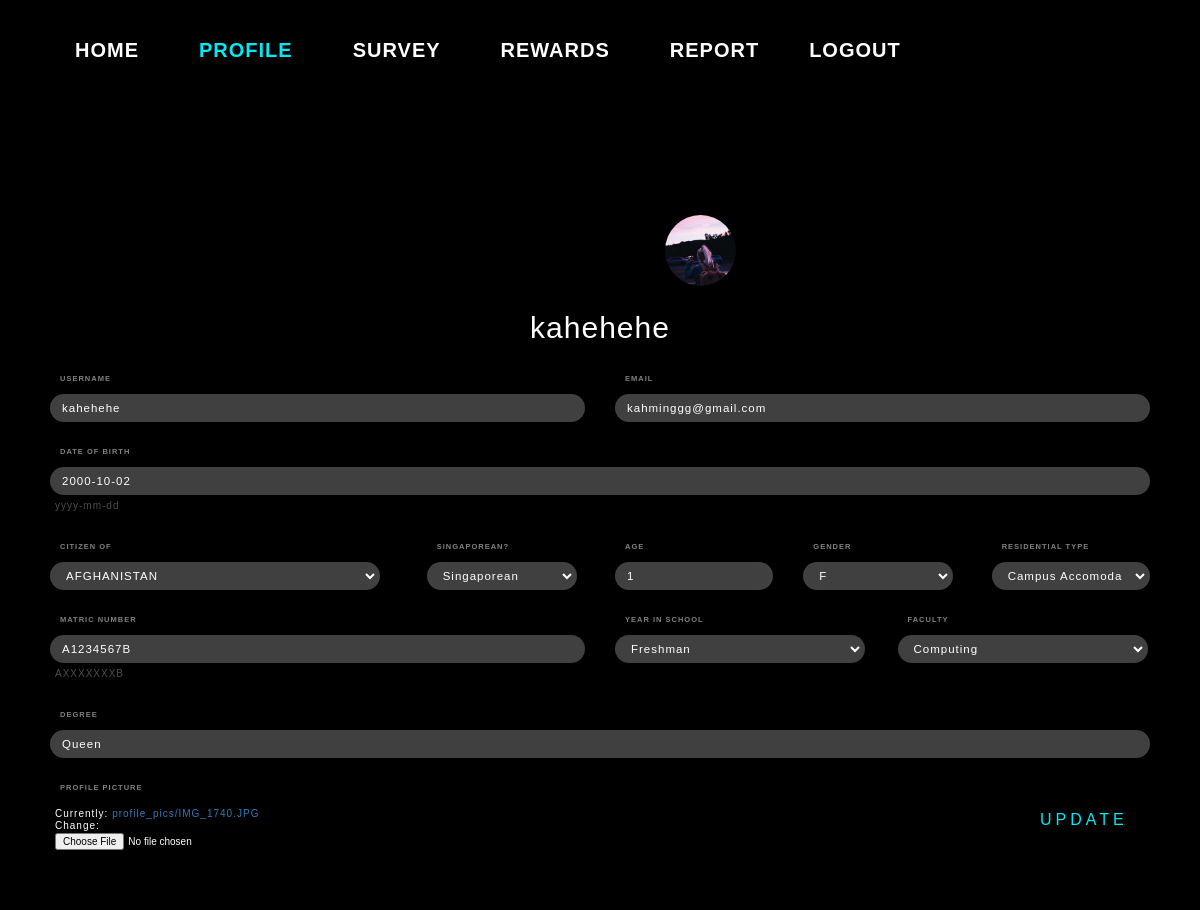
The page /accounts/profile/ (signed in) on the database its author committed.
### accounts/models.py (models this page shows, shortened)
class UserProfileInfo(models.Model):
    user = models.OneToOneField(User, on_delete=models.CASCADE)
    name = models.CharField('Full Name',max_length=200)
    matriculationNumber = models.CharField('Matric Number',
    max_length=10,help_text='AXXXXXXXB')
    age = models.IntegerField(null=True)
    dob = models.DateField('Date of Birth', help_text='yyyy-mm-dd',null=True)
    genderChoices = [('Female','F'),('Male','M')]
    gender = models.CharField(max_length=10, choices=genderChoices)
    email = models.EmailField(max_length=200, blank=False)
    portfolio_site = models.URLField(blank=True)
    profile_pic = models.ImageField(default='static/default.jpg', upload_to='profile_pics')
    countryChoices = [
    ('AFGHANISTAN', 'AFGHANISTAN'),
    ('ALBANIA', 'ALBANIA'),
    ('ALGERIA', 'ALGERIA'),
    ('AMERICAN SAMOA', 'AMERICAN SAMOA'),
    ('ANDORRA', 'ANDORRA'),
    ('ANGOLA', 'ANGOLA'),
    ('ANGUILLA', 'ANGUILLA'),
    ('ANTARCTICA', 'ANTARCTICA'),
    ('ANTIGUA AND BARBUDA', 'ANTIGUA AND BARBUDA'),
    ('ARGENTINA', 'ARGENTINA'),
    ('ARMENIA', 'ARMENIA'),
    ('ARUBA', 'ARUBA'),
    ('AUSTRALIA', 'AUSTRALIA'),
    ('AUSTRIA', 'AUSTRIA'),
    ('AZERBAIJAN', 'AZERBAIJAN'),
    ('BAHAMAS', 'BAHAMAS'),
    ('BAHRAIN', 'BAHRAIN'),
    ('BANGLADESH', 'BANGLADESH'),
    ('BARBADOS', 'BARBADOS'),
    ('BELARUS', 'BELARUS'),
    ('BELGIUM', 'BELGIUM'),
    ('BELIZE', 'BELIZE'),
    ('BENIN', 'BENIN'),
    ('BERMUDA', 'BERMUDA'),
    ('BHUTAN', 'BHUTAN'),
    ('BOLIVIA', 'BOLIVIA'),
    ('BOSNIA AND HERZEGOVINA', 'BOSNIA AND HERZEGOVINA'),
    ('BOTSWANA', 'BOTSWANA'),
    ('BOUVET ISLAND', 'BOUVET ISLAND'),
    ('BRAZIL', 'BRAZIL'),
    ('BRITISH INDIAN OCEAN TERRITORY', 'BRITISH INDIAN OCEAN TERRITORY'),
    ('BRUNEI DARUSSALAM', 'BRUNEI DARUSSALAM'),
    ('BULGARIA', 'BULGARIA'),
    ('BURKINA FASO', 'BURKINA FASO'),
    ('BURUNDI', 'BURUNDI'),
    ('CAMBODIA', 'CAMBODIA'),
    ('CAMEROON', 'CAMEROON'),
    ('CANADA', 'CANADA'),
    ('CAPE VERDE', 'CAPE VERDE'),
    ('CAYMAN ISLANDS', 'CAYMAN ISLANDS'),
    ('CENTRAL AFRICAN REPUBLIC', 'CENTRAL AFRICAN REPUBLIC'),
    ('CHAD', 'CHAD'),
    ('CHILE', 'CHILE'),
    ('CHINA', 'CHINA'),
    ('CHRISTMAS ISLAND', 'CHRISTMAS ISLAND'),
    ('COCOS (KEELING) ISLANDS', 'COCOS (KEELING) ISLANDS'),
    ('COLOMBIA', 'COLOMBIA'),
    ('COMOROS', 'COMOROS'),
    ('CONGO', 'CONGO'),
    ('CONGO, THE DEMOCRATIC REPUBLIC OF', 'CONGO, THE DEMOCRATIC REPUBLIC OF'),
    ('COOK ISLANDS', 'COOK ISLANDS'),
    ('COSTA RICA', 'COSTA RICA'),
    ("CÃ”TE D'IVOIRE", "CÃ”TE D'IVOIRE"),
    ('CROATIA', 'CROATIA'),
    ('CUBA', 'CUBA'),
    ('CYPRUS', 'CYPRUS'),
    ('CZECH REPUBLIC', 'CZECH REPUBLIC'),
    ('DENMARK', 'DENMARK'),
    ('DJIBOUTI', 'DJIBOUTI'),
    ('DOMINICA', 'DOMINICA'),
    ('DOMINICAN REPUBLIC', 'DOMINICAN REPUBLIC'),
    ('ECUADOR', 'ECUADOR'),
    ('EGYPT', 'EGYPT'),
    ('EL SALVADOR', 'EL SALVADOR'),
    ('EQUATORIAL GUINEA', 'EQUATORIAL GUINEA'),
    ('ERITREA', 'ERITREA'),
    ('ESTONIA', 'ESTONIA'),
    ('ETHIOPIA', 'ETHIOPIA'),
    ('FALKLAND ISLANDS (MALVINAS)', 'FALKLAND ISLANDS (MALVINAS)'),
    ('FAROE ISLANDS', 'FAROE ISLANDS'),
    ('FIJI', 'FIJI'),
    ('FINLAND', 'FINLAND'),
    ('FRANCE', 'FRANCE'),
    ('FRENCH GUIANA', 'FRENCH GUIANA'),
    ('FRENCH POLYNESIA', 'FRENCH POLYNESIA'),
    ('FRENCH SOUTHERN TERRITORIES', 'FRENCH SOUTHERN TERRITORIES'),
    ('GABON', 'GABON'),
    ('GAMBIA', 'GAMBIA'),
    ('GEORGIA', 'GEORGIA'),
    ('GERMANY', 'GERMANY'),
    ('GHANA', 'GHANA'),
    ('GIBRALTAR', 'GIBRALTAR'),
    ('GREECE', 'GREECE'),
    ('GREENLAND', 'GREENLAND'),
    ('GRENADA', 'GRENADA'),
    ('GUADELOUPE', 'GUADELOUPE'),
    ('GUAM', 'GUAM'),
    ('GUATEMALA', 'GUATEMALA'),
    ('GN', 'GUINEA'),
    ('GUYANA', 'GUYANA'),
    ('HAITI', 'HAITI'),
    ('HEARD ISLAND AND MCDONALD ISLANDS', 'HEARD ISLAND AND MCDONALD ISLANDS'),
    ('HONDURAS', 'HONDURAS'),
    ('HONG KONG', 'HONG KONG'),
    ('HUNGARY', 'HUNGARY'),
    ('ICELAND', 'ICELAND'),
    ('INDIA', 'INDIA'),
    ('INDONESIA', 'INDONESIA'),
    ('IRAN, ISLAMIC REPUBLIC OF', 'IRAN, ISLAMIC REPUBLIC OF'),
    ('IRAQ', 'IRAQ'),
    ('IRELAND', 'IRELAND'),
    ('ISRAEL', 'ISRAEL'),
    ('ITALY', 'ITALY'),
    ('JAMAICA', 'JAMAICA'),
    ('JAPAN', 'JAPAN'),
    ('JORDAN', 'JORDAN'),
    ('KAZAKHSTAN', 'KAZAKHSTAN'),
    ('KENYA', 'KENYA'),
    ('KIRIBATI', 'KIRIBATI'),
    ("KOREA, DEMOCRATIC PEOPLE'S REPUBLIC OF", "KOREA, DEMOCRATIC PEOPLE'S REPUBLIC OF"),
    ('KOREA, REPUBLIC OF', 'KOREA, REPUBLIC OF'),
    ('KUWAIT', 'KUWAIT'),
    ('KYRGYZSTAN', 'KYRGYZSTAN'),
    ("LAO PEOPLE'S DEMOCRATIC REPUBLIC", "LAO PEOPLE'S DEMOCRATIC REPUBLIC"),
    ('LATVIA', 'LATVIA'),
    ('LEBANON', 'LEBANON'),
    ('LESOTHO', 'LESOTHO'),
    ('LIBERIA', 'LIBERIA'),
    ('LIBYAN ARAB JAMAHIRIYA', 'LIBYAN ARAB JAMAHIRIYA'),
    ('LIECHTENSTEIN', 'LIECHTENSTEIN'),
    ('LITHUANIA', 'LITHUANIA'),
    ('LUXEMBOURG', 'LUXEMBOURG'),
    ('MACAO', 'MACAO'),
    ('MACEDONIA, THE FORMER YUGOSLAV REPUBLIC OF', 'MACEDONIA, THE FORMER YUGOSLAV REPUBLIC OF'),
    ('MADAGASCAR', 'MADAGASCAR'),
    ('MALAWI', 'MALAWI'),
    ('MALAYSIA', 'MALAYSIA'),
    ('MALDIVES', 'MALDIVES'),
    ('MALI', 'MALI'),
    ('MALTA', 'MALTA'),
    ('MARSHALL ISLANDS', 'MARSHALL ISLANDS'),
    ('MARTINIQUE', 'MARTINIQUE'),
    ('MAURITANIA', 'MAURITANIA'),
    ('MAURITIUS', 'MAURITIUS'),
    ('MAYOTTE', 'MAYOTTE'),
    ('MEXICO', 'MEXICO'),
    ('MICRONESIA, FEDERATED STATES OF', 'MICRONESIA, FEDERATED STATES OF'),
    ('MOLDOVA, REPUBLIC OF', 'MOLDOVA, REPUBLIC OF'),
    ('MONACO', 'MONACO'),
    ('MONGOLIA', 'MONGOLIA'),
    ('MONTSERRAT', 'MONTSERRAT'),
    ('MOROCCO', 'MOROCCO'),
    ('MOZAMBIQUE', 'MOZAMBIQUE'),
    ('MYANMAR', 'MYANMAR'),
    ('NAMIBIA', 'NAMIBIA'),
    ('NAURU', 'NAURU'),
    ('NEPAL', 'NEPAL'),
    ('NETHERLANDS', 'NETHERLANDS'),
    ('NETHERLANDS ANTILLES', 'NETHERLANDS ANTILLES'),
    ('NEW CALEDONIA', 'NEW CALEDONIA'),
    ('NEW ZEALAND', 'NEW ZEALAND'),
    ('NICARAGUA', 'NICARAGUA'),
    ('NIGER', 'NIGER'),
    ('NIGERIA', 'NIGERIA'),
    ('NIUE', 'NIUE'),
    ('NORFOLK ISLAND', 'NORFOLK ISLAND'),
    ('NORTHERN MARIANA ISLANDS', 'NORTHERN MARIANA ISLANDS'),
    ('NORWAY', 'NORWAY'),
    ('OMAN', 'OMAN'),
    ('PAKISTAN', 'PAKISTAN'),
    ('PALAU', 'PALAU'),
    ('PALESTINIAN TERRITORY, OCCUPIED', 'PALESTINIAN TERRITORY, OCCUPIED'),
    ('PANAMA', 'PANAMA'),
    ('PAPUA NEW GUINEA', 'PAPUA NEW GUINEA'),
    ('PARAGUAY', 'PARAGUAY'),
    ('PERU', 'PERU'),
    ('PHILIPPINES', 'PHILIPPINES'),
    ('PITCAIRN', 'PITCAIRN'),
    ('POLAND', 'POLAND'),
    ('PORTUGAL', 'PORTUGAL'),
    ('PUERTO RICO', 'PUERTO RICO'),
    ('QATAR', 'QATAR'),
    ('RÃ‰UNION', 'RÃ‰UNION'),
    ('ROMANIA', 'ROMANIA'),
    ('RUSSIAN FEDERATION', 'RUSSIAN FEDERATION'),
    ('RWANDA', 'RWANDA'),
    ('SAINT HELENA', 'SAINT HELENA'),
    ('SAINT KITTS AND NEVIS', 'SAINT KITTS AND NEVIS'),
    ('SAINT LUCIA', 'SAINT LUCIA'),
    ('SAINT PIERRE AND MIQUELON', 'SAINT PIERRE AND MIQUELON'),
    ('SAINT VINCENT AND THE GRENADINES', 'SAINT VINCENT AND THE GRENADINES'),
    ('SAMOA', 'SAMOA'),
    ('SAN MARINO', 'SAN MARINO'),
    ('SAO TOME AND PRINCIPE', 'SAO TOME AND PRINCIPE'),
    ('SAUDI ARABIA', 'SAUDI ARABIA'),
    ('SENEGAL', 'SENEGAL'),
    ('SERBIA AND MONTENEGRO', 'SERBIA AND MONTENEGRO'),
    ('SEYCHELLES', 'SEYCHELLES'),
    ('SIERRA LEONE', 'SIERRA LEONE'),
    ('SINGAPORE', 'SINGAPORE'),
    ('SLOVAKIA', 'SLOVAKIA'),
    ('SLOVENIA', 'SLOVENIA'),
    ('SOLOMON ISLANDS', 'SOLOMON ISLANDS'),
    ('SOMALIA', 'SOMALIA'),
    ('SOUTH AFRICA', 'SOUTH AFRICA'),
    ('SOUTH GEORGIA AND SOUTH SANDWICH ISLANDS', 'SOUTH GEORGIA AND SOUTH SANDWICH ISLANDS'),
    ('SPAIN', 'SPAIN'),
    ('SRI LANKA', 'SRI LANKA'),
    ('SUDAN', 'SUDAN'),
    ('SURINAME', 'SURINAME'),
    ('SVALBARD AND JAN MAYEN', 'SVALBARD AND JAN MAYEN'),
    ('SWAZILAND', 'SWAZILAND'),
    ('SWEDEN', 'SWEDEN'),
    ('SWITZERLAND', 'SWITZERLAND'),
    ('SYRIAN ARAB REPUBLIC', 'SYRIAN ARAB REPUBLIC'),
    ('TAIWAN, PROVINCE OF CHINA', 'TAIWAN, PROVINCE OF CHINA'),
    ('TAJIKISTAN', 'TAJIKISTAN'),
    ('TANZANIA, UNITED REPUBLIC OF', 'TANZANIA, UNITED REPUBLIC OF'),
    ('THAILAND', 'THAILAND'),
    ('TIMOR', 'TIMOR'),
    ('TOGO', 'TOGO'),
    ('TOKELAU', 'TOKELAU'),
    ('TONGA', 'TONGA'),
    ('TRINIDAD AND TOBAGO', 'TRINIDAD AND TOBAGO'),
    ('TUNISIA', 'TUNISIA'),
    ('TURKEY', 'TURKEY'),
    ('TURKMENISTAN', 'TURKMENISTAN'),
    ('TURKS AND CAICOS ISLANDS', 'TURKS AND CAICOS ISLANDS'),
    ('TUVALU', 'TUVALU'),
    ('UGANDA', 'UGANDA'),
    ('UKRAINE', 'UKRAINE'),
    ('UNITED ARAB EMIRATES', 'UNITED ARAB EMIRATES'),
    ('UNITED KINGDOM', 'UNITED KINGDOM'),
    ('UNITED STATES', 'UNITED STATES'),
    ('UNITED STATES MINOR OUTLYING ISLANDS', 'UNITED STATES MINOR OUTLYING ISLANDS'),
    ('URUGUAY', 'URUGUAY'),
    ('UZBEKISTAN', 'UZBEKISTAN'),
    ('VANUATU', 'VANUATU'),
    ('VIET NAM', 'VIET NAM'),
    ('VIRGIN ISLANDS, BRITISH', 'VIRGIN ISLANDS, BRITISH'),
    ('VIRGIN ISLANDS, U.S.', 'VIRGIN ISLANDS, U.S.'),
    ('WALLIS AND FUTUNA', 'WALLIS AND FUTUNA'),
    ('WESTERN SAHARA', 'WESTERN SAHARA'),
    ('YEMEN', 'YEMEN'),
    ('ZIMBABWE', 'ZIMBABWE')]
    nationality = models.CharField(
    max_length=50, choices=countryChoices, default='SINGAPORE'
    )
    singaporeanChoices=[('Singaporean','Singaporean'),('Non-Singaporean','Non-Singaporean')]
    singaporean=models.CharField(max_length=50, choices=singaporeanChoices, default='Singaporean' )
    facultyChoices = [
    ('Arts and Social Sciences','Arts and Social Sciences'),
    ('Business and Accountancy','Business and Accountancy'),
    ('Computing','Computing'),
    ('Dentistry','Dentistry'),
    ('Design and Environment', 'Design and Environment'),
    ('Engineering','Engineering'),
    ('Law','Law'),
    ('Medicine','Medicine'),
    ('Nursing','Nursing'),
    ('Music','Music'),
    ('Science','Science'),
    ]
    faculty = models.CharField(max_length=50,
    choices=facultyChoices,default='Arts and Social Sciences')
    degree = models.CharField(max_length=50,null=True)
    YEAR_IN_SCHOOL_CHOICES = [
        ('FRESHMAN', 'Freshman'),
        ('SOPHOMORE', 'Sophomore'),
        ('JUNIOR', 'Junior'),
        ('SENIOR', 'Senior'),
        ('GRADUATE', 'Graduate'),
    ]
    year_in_school = models.CharField(
        max_length=10,
        choices=YEAR_IN_SCHOOL_CHOICES,
        default='FRESHMAN',
    )
    CurrentResidentialType_choices = [
    ('HDB', 'HDB'),
    ('PE', 'PrivateEstate'),
    ('Condo', 'Condominium'),
    ('Campus', 'Campus Accomodation')]
    currentresidentialtype = models.CharField('Current Residential Type',
    max_length=10, choices=CurrentResidentialType_choices,
    default='HDB')

### accounts/views.py (the view)
# urls.py: url(r'^accounts/profile/',accounts_views.profile_view, name='profile'),
@login_required
def profile_view(request):
    if request.method == 'POST':
        user_form=UserUpdateForm(request.POST, instance=request.user)
        profile_form=ProfileUpdateForm(request.POST,request.FILES, instance=request.user.userprofileinfo)
        if user_form.is_valid() and profile_form.is_valid():
            user_form.save()
            profile = profile_form.save(commit=False)
            user = user_form.save()
            user.email=profile.email
            user.save()
            profile.save()
            messages.success(request, 'Your profile is successfully updated!')
            return redirect('profile')
        else:
            messages.error(request,user_form.errors)
            messages.error(request,profile_form.errors)
    else:
        user_form=UserUpdateForm(instance=request.user)
        profile_form=ProfileUpdateForm(instance=request.user.userprofileinfo)
    return render(request, 'accounts/profile.html', {'user_form':user_form, 'profile_form':profile_form})

### accounts/templates/accounts/profile.html (shortened to what this page needs)
{% extends "survey/base.html" %}
{% load static %}
{% block css %}
<link rel="stylesheet" type="text/css" href="{% static 'accounts/profile.css' %}">
{% endblock %}
{% block navbar %}
<div class="nav_box">
<header class="navbarheader">
<div class=nav>
  <ul class=navbarlist>
    <a href="{% url 'survey:dashboard' %}" role="button">Home</a>
    <a href="{% url 'accounts:profile' %}" role="button" class="active">Profile</a>
    <a href="{% url 'survey:survey' %}" role="button">Survey</a>
    <a href="{% url 'survey:shoprewards' %}" role="button">Rewards</a>
    <a href="{% url 'survey:report' %}" role="button">Report</a>
    <a href="{% url 'logout' %}" id="logout">Logout</a>
  </ul>
</div>
</header>
</div>
{% endblock %}
{% block body_block %}
<div class="profile_box">
<div class="uh-image">
    <img class="uh-image-inner" src="{{user.userprofileinfo.profile_pic.url}}">
</div>
<div class="profile_header">
    <h2 id="profile_header"> {{ user.username }}</h2>
</div>
<div class="container">
    <form enctype="multipart/form-data" method="POST" action="{% url 'accounts:profile' %}" id="profileupdate_form" class="form-login">
        <div class="form-row">
            <div class="form-group col-md-6 mb-0">
                <label for="username" class="login__label"> Username</label>
                {{user_form.username}}
            </div>
            <div class="form-group col-md-6 mb-0">
                <label for="email" class="login__label"> Email </label>
                {{ profile_form.email}}
            </div>
        </div>
        <div class="form-row">
            <div class="form-group col-md-12 mb-0">
                <label for="dob"  class="login__label"> Date of Birth </label>
                {{ profile_form.dob}}
                <div class="help_text">
                {{profile_form.dob.help_text}}
                </div>
            </div>
        </div>
        <div class="form-row">
            <div class="form-group col-md-4 mb-0">
                <label for="nationality" class="login__label"> Citizen Of </label>
                {{ profile_form.nationality}}
            </div>
            <div class="form-group col-md-2 mb-0">
                <label for="singaporean" class="login__label"> Singaporean? </label>
                {{profile_form.singaporean}}
            </div>
            <div class="form-group col-md-2 mb-0">
                <label for="age" class="login__label"> Age </label>
                {{ profile_form.age}}
            </div>
            <div class="form-group col-md-2 mb-0">
                <label for="gender" class="login__label"> Gender </label>
                {{ profile_form.gender}}
            </div>
            <div class="form-group col-md-2 mb-0">
                <label for="currentresidentialtype" class="login__label"> Residential Type </label>
                {{ profile_form.currentresidentialtype}}
            </div>
        </div>
        <div class="form-row">
            <div class="form-group col-md-6 mb-0">
                <label for="matriculationNumber" class="login__label"> Matric Number </label>
                {{ profile_form.matriculationNumber}}
                <div class="help_text">
                {{profile_form.matriculationNumber.help_text}}
                </div>
            </div>
            <div class="form-group col-md-3 mb-0">
                <label for="year_in_school" class="login__label"> Year in School </label>
                {{ profile_form.year_in_school}}
            </div>
            <div class="form-group col-md-3 mb-0">
                <label for="faculty" class="login__label"> Faculty </label>
                {{ profile_form.faculty}}
            </div>
            <div class="form-group col-md-12 mb-0">
                <label for="degree" class="login__label"> Degree </label>
                {{ profile_form.degree }}
            </div>
        </div>
        <div class="form-row">
            <div class="form-group col-md-12 mb-0">
                <label for="profile_pic" class="login__label" id="pic"> Profile Picture</label>
                <div class="pic_text">
                        {{ profile_form.profile_pic}}
                </div>
            </div>
        </div>
        <div class="form-row">
            <div class="form-group col-md-12 mb-0">
                <div class="box">
                    <a href="#" onclick= "document.getElementById('profileupdate_form').submit()" id="update-button">
                        Update
                    </a>
                </div>
            </div>
        </div>
	</form>
</div>
{% endblock %}

### rows shown on the page
UserProfileInfo: email "kahminggg@gmail.com", dob "2000-10-02", nationality "AFGHANISTAN", singaporean "Singaporean", age "1", gender "F", currentresidentialtype "Campus Accomodation", matriculationNumber "A1234567B", year_in_school "Freshman", faculty "Computing", degree "Queen"

### other values the page prints
{{ user.username }} "kahehehe"
{{ profile_form.dob.help_text }} "yyyy-mm-dd"
{{ profile_form.matriculationNumber.help_text }} "AXXXXXXXB"
